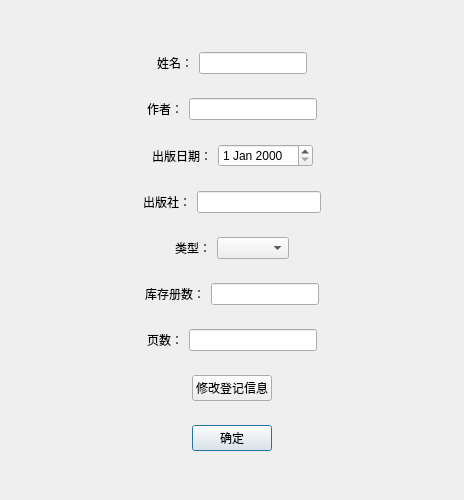
<?xml version="1.0" encoding="UTF-8"?>
<ui version="4.0">
 <class>ChangeDialog</class>
 <widget class="QDialog" name="ChangeDialog">
  <property name="geometry">
   <rect>
    <x>0</x>
    <y>0</y>
    <width>464</width>
    <height>500</height>
   </rect>
  </property>
  <property name="windowTitle">
   <string>Dialog</string>
  </property>
  <layout class="QGridLayout" name="gridLayout">
   <item row="2" column="0">
    <widget class="QWidget" name="widget_2" native="true">
     <layout class="QHBoxLayout" name="horizontalLayout_10">
      <item>
       <spacer name="horizontalSpacer_5">
        <property name="orientation">
         <enum>Qt::Horizontal</enum>
        </property>
        <property name="sizeHint" stdset="0">
         <size>
          <width>40</width>
          <height>20</height>
         </size>
        </property>
       </spacer>
      </item>
      <item>
       <widget class="QLabel" name="gender_label">
        <property name="text">
         <string>作者：</string>
        </property>
       </widget>
      </item>
      <item>
       <widget class="QLineEdit" name="author_lineEdit"/>
      </item>
      <item>
       <spacer name="horizontalSpacer_6">
        <property name="orientation">
         <enum>Qt::Horizontal</enum>
        </property>
        <property name="sizeHint" stdset="0">
         <size>
          <width>126</width>
          <height>20</height>
         </size>
        </property>
       </spacer>
      </item>
     </layout>
    </widget>
   </item>
   <item row="9" column="0">
    <widget class="QWidget" name="Ok_widget" native="true">
     <layout class="QHBoxLayout" name="horizontalLayout_8">
      <item>
       <spacer name="horizontalSpacer_18">
        <property name="orientation">
         <enum>Qt::Horizontal</enum>
        </property>
        <property name="sizeHint" stdset="0">
         <size>
          <width>109</width>
          <height>20</height>
         </size>
        </property>
       </spacer>
      </item>
      <item>
       <widget class="QPushButton" name="ok_pushButton">
        <property name="text">
         <string>确定</string>
        </property>
       </widget>
      </item>
      <item>
       <spacer name="horizontalSpacer_17">
        <property name="orientation">
         <enum>Qt::Horizontal</enum>
        </property>
        <property name="sizeHint" stdset="0">
         <size>
          <width>109</width>
          <height>20</height>
         </size>
        </property>
       </spacer>
      </item>
     </layout>
    </widget>
   </item>
   <item row="3" column="0">
    <widget class="QWidget" name="widget_3" native="true">
     <layout class="QHBoxLayout" name="horizontalLayout_2">
      <item>
       <spacer name="horizontalSpacer_7">
        <property name="orientation">
         <enum>Qt::Horizontal</enum>
        </property>
        <property name="sizeHint" stdset="0">
         <size>
          <width>40</width>
          <height>20</height>
         </size>
        </property>
       </spacer>
      </item>
      <item>
       <widget class="QLabel" name="birth_label">
        <property name="text">
         <string>出版日期：</string>
        </property>
       </widget>
      </item>
      <item>
       <widget class="QDateEdit" name="birth_dateEdit"/>
      </item>
      <item>
       <spacer name="horizontalSpacer_8">
        <property name="orientation">
         <enum>Qt::Horizontal</enum>
        </property>
        <property name="sizeHint" stdset="0">
         <size>
          <width>101</width>
          <height>20</height>
         </size>
        </property>
       </spacer>
      </item>
     </layout>
    </widget>
   </item>
   <item row="4" column="0">
    <widget class="QWidget" name="position_widget" native="true">
     <layout class="QHBoxLayout" name="horizontalLayout_9">
      <item>
       <spacer name="horizontalSpacer_19">
        <property name="orientation">
         <enum>Qt::Horizontal</enum>
        </property>
        <property name="sizeHint" stdset="0">
         <size>
          <width>40</width>
          <height>20</height>
         </size>
        </property>
       </spacer>
      </item>
      <item>
       <widget class="QLabel" name="position_label">
        <property name="text">
         <string>出版社：</string>
        </property>
       </widget>
      </item>
      <item>
       <widget class="QLineEdit" name="press_lineEdit"/>
      </item>
      <item>
       <spacer name="horizontalSpacer_20">
        <property name="orientation">
         <enum>Qt::Horizontal</enum>
        </property>
        <property name="sizeHint" stdset="0">
         <size>
          <width>40</width>
          <height>20</height>
         </size>
        </property>
       </spacer>
      </item>
     </layout>
    </widget>
   </item>
   <item row="5" column="0">
    <widget class="QWidget" name="grade_widget" native="true">
     <layout class="QHBoxLayout" name="horizontalLayout_6">
      <item>
       <spacer name="horizontalSpacer_9">
        <property name="orientation">
         <enum>Qt::Horizontal</enum>
        </property>
        <property name="sizeHint" stdset="0">
         <size>
          <width>40</width>
          <height>20</height>
         </size>
        </property>
       </spacer>
      </item>
      <item>
       <widget class="QLabel" name="grade_label">
        <property name="text">
         <string>类型：</string>
        </property>
       </widget>
      </item>
      <item>
       <widget class="QComboBox" name="type_comboBox"/>
      </item>
      <item>
       <spacer name="horizontalSpacer_10">
        <property name="orientation">
         <enum>Qt::Horizontal</enum>
        </property>
        <property name="sizeHint" stdset="0">
         <size>
          <width>40</width>
          <height>20</height>
         </size>
        </property>
       </spacer>
      </item>
     </layout>
    </widget>
   </item>
   <item row="8" column="0">
    <widget class="QWidget" name="widget" native="true">
     <layout class="QHBoxLayout" name="horizontalLayout_4">
      <item>
       <spacer name="horizontalSpacer_3">
        <property name="orientation">
         <enum>Qt::Horizontal</enum>
        </property>
        <property name="sizeHint" stdset="0">
         <size>
          <width>40</width>
          <height>20</height>
         </size>
        </property>
       </spacer>
      </item>
      <item>
       <widget class="QPushButton" name="Changeregis_pushButton">
        <property name="text">
         <string>修改登记信息</string>
        </property>
       </widget>
      </item>
      <item>
       <spacer name="horizontalSpacer_4">
        <property name="orientation">
         <enum>Qt::Horizontal</enum>
        </property>
        <property name="sizeHint" stdset="0">
         <size>
          <width>40</width>
          <height>20</height>
         </size>
        </property>
       </spacer>
      </item>
     </layout>
    </widget>
   </item>
   <item row="0" column="0">
    <spacer name="verticalSpacer">
     <property name="orientation">
      <enum>Qt::Vertical</enum>
     </property>
     <property name="sizeHint" stdset="0">
      <size>
       <width>441</width>
       <height>43</height>
      </size>
     </property>
    </spacer>
   </item>
   <item row="1" column="0">
    <widget class="QWidget" name="name_widget" native="true">
     <layout class="QHBoxLayout" name="horizontalLayout_5">
      <item>
       <spacer name="horizontalSpacer">
        <property name="orientation">
         <enum>Qt::Horizontal</enum>
        </property>
        <property name="sizeHint" stdset="0">
         <size>
          <width>40</width>
          <height>20</height>
         </size>
        </property>
       </spacer>
      </item>
      <item>
       <widget class="QLabel" name="name_label">
        <property name="text">
         <string>姓名：</string>
        </property>
       </widget>
      </item>
      <item>
       <widget class="QLineEdit" name="name_lineEdit">
        <property name="sizePolicy">
         <sizepolicy hsizetype="Fixed" vsizetype="Fixed">
          <horstretch>0</horstretch>
          <verstretch>0</verstretch>
         </sizepolicy>
        </property>
       </widget>
      </item>
      <item>
       <spacer name="horizontalSpacer_2">
        <property name="orientation">
         <enum>Qt::Horizontal</enum>
        </property>
        <property name="sizeHint" stdset="0">
         <size>
          <width>40</width>
          <height>20</height>
         </size>
        </property>
       </spacer>
      </item>
     </layout>
    </widget>
   </item>
   <item row="7" column="0">
    <widget class="QWidget" name="widget_4" native="true">
     <layout class="QHBoxLayout" name="horizontalLayout">
      <item>
       <spacer name="horizontalSpacer_13">
        <property name="orientation">
         <enum>Qt::Horizontal</enum>
        </property>
        <property name="sizeHint" stdset="0">
         <size>
          <width>40</width>
          <height>20</height>
         </size>
        </property>
       </spacer>
      </item>
      <item>
       <widget class="QLabel" name="marry_label">
        <property name="text">
         <string>页数：</string>
        </property>
       </widget>
      </item>
      <item>
       <widget class="QLineEdit" name="page_lineEdit"/>
      </item>
      <item>
       <spacer name="horizontalSpacer_14">
        <property name="orientation">
         <enum>Qt::Horizontal</enum>
        </property>
        <property name="sizeHint" stdset="0">
         <size>
          <width>111</width>
          <height>20</height>
         </size>
        </property>
       </spacer>
      </item>
     </layout>
    </widget>
   </item>
   <item row="10" column="0">
    <spacer name="verticalSpacer_2">
     <property name="orientation">
      <enum>Qt::Vertical</enum>
     </property>
     <property name="sizeHint" stdset="0">
      <size>
       <width>20</width>
       <height>40</height>
      </size>
     </property>
    </spacer>
   </item>
   <item row="6" column="0">
    <widget class="QWidget" name="salary_widget" native="true">
     <layout class="QHBoxLayout" name="horizontalLayout_7">
      <item>
       <spacer name="horizontalSpacer_11">
        <property name="orientation">
         <enum>Qt::Horizontal</enum>
        </property>
        <property name="sizeHint" stdset="0">
         <size>
          <width>40</width>
          <height>20</height>
         </size>
        </property>
       </spacer>
      </item>
      <item>
       <widget class="QLabel" name="salary_label">
        <property name="text">
         <string>库存册数：</string>
        </property>
       </widget>
      </item>
      <item>
       <widget class="QLineEdit" name="storage_lineEdit">
        <property name="sizePolicy">
         <sizepolicy hsizetype="Fixed" vsizetype="Fixed">
          <horstretch>0</horstretch>
          <verstretch>0</verstretch>
         </sizepolicy>
        </property>
       </widget>
      </item>
      <item>
       <spacer name="horizontalSpacer_12">
        <property name="orientation">
         <enum>Qt::Horizontal</enum>
        </property>
        <property name="sizeHint" stdset="0">
         <size>
          <width>40</width>
          <height>20</height>
         </size>
        </property>
       </spacer>
      </item>
     </layout>
    </widget>
   </item>
  </layout>
 </widget>
 <resources/>
 <connections>
  <connection>
   <sender>ok_pushButton</sender>
   <signal>clicked()</signal>
   <receiver>ChangeDialog</receiver>
   <slot>accept()</slot>
   <hints>
    <hint type="sourcelabel">
     <x>238</x>
     <y>456</y>
    </hint>
    <hint type="destinationlabel">
     <x>238</x>
     <y>279</y>
    </hint>
   </hints>
  </connection>
 </connections>
</ui>
